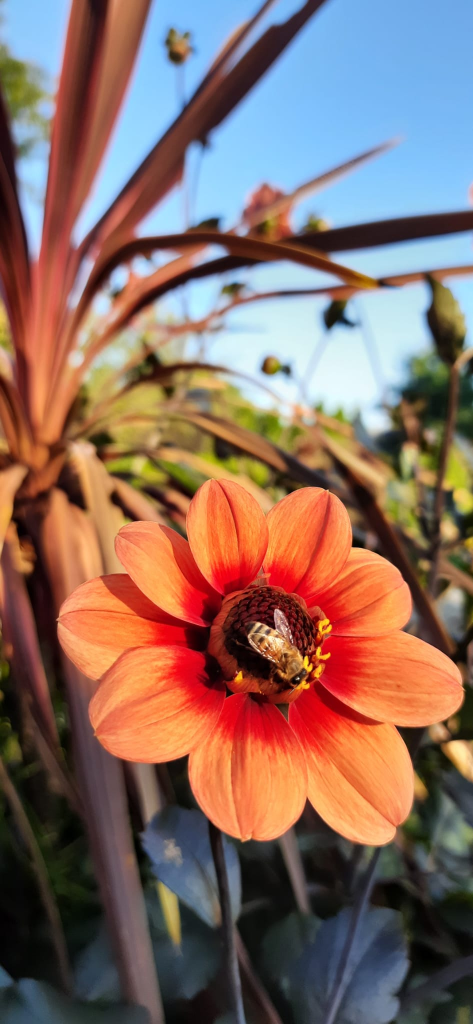
#> input picture semana1/flower.jpeg, 946 x 2048 px, found by its file name (shown at 1/2 size)
$ jupyter execute ELT578_P1.ipynb
#> lines starting #> are read from the running program, lines starting #| are printed output that depends on the picture; after the words box and inside, x2 and y2 are one past the last pixel; in counts of white or black regions, pixels touching at a corner belong together
<center>Universidade Federal de Viçosa</center>
<center>Coordenadoria de Educação Aberta e a Distância</center>
<center>Inteligência Artificial e Computacional</center>
<center>ELT578 - Análise de Imagens e Visão Computacional</center>
<center>TURMA 2023/1</center>

**<center>AULA PRÁTICA 1: Comandos Básicos para Análise de Imagens </center>**

[cell 1]
#Permissão para acessar o drive
from google.colab import drive
drive.mount('/content/drive')

[cell 2]
#Importando bibliotecas
import numpy as np
import cv2
from google.colab.patches import cv2_imshow

#Imagem colorida
img = cv2.imread('/content/drive/MyDrive/ELT578/SEMANA_1/flower.jpeg')
#> img is the input picture: shape (2048, 946, 3); mean B, G, R 99.4, 108.3, 135.3

cv2_imshow(img)

print ('Dimensoes da Imagem Flor (linhas, colunas e bandas) = ', img.shape)
#| Dimensoes da Imagem Flor (linhas, colunas e bandas) =  (2048, 946, 3)
print ('Tamanho (px) da Imagem Flor = ', img.size)
#| Tamanho (px) da Imagem Flor =  5812224
print ('Valores das bandas BGR na linha 100 e coluna 100 da Flor = ', img[99,99])
#| Valores das bandas BGR na linha 100 e coluna 100 da Flor =  [255 206 153]
print ('Valor da banda azul na linha 100 e coluna 100 da Flor = ', img[99,99,0])
#| Valor da banda azul na linha 100 e coluna 100 da Flor =  255

[cell 3]
img2 = cv2.imread('/content/drive/MyDrive/ELT578/SEMANA_1/flower.jpeg', cv2.IMREAD_GRAYSCALE)
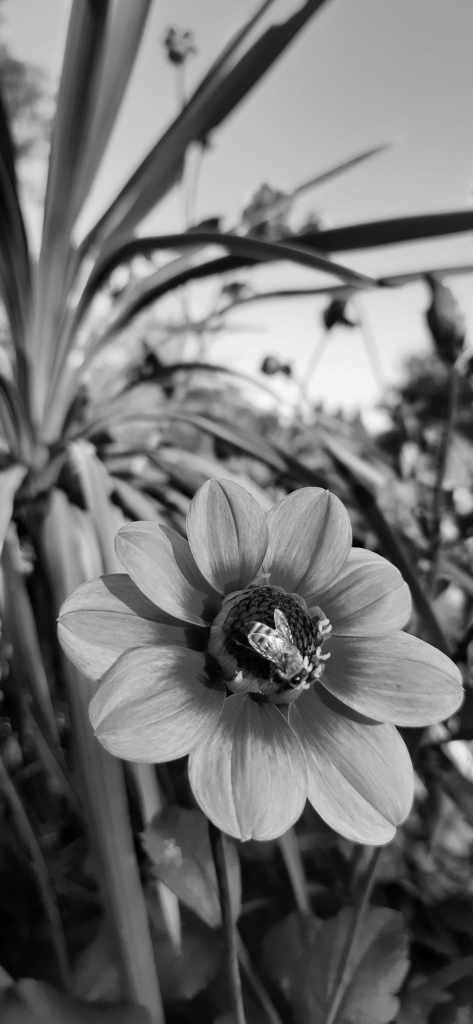
#> img2: shape (2048, 946) (shown at 1/2 size); min 0, max 255, mean 115.4
#cv2_imshow(img2)
print ('Dimensoes da Imagem Flor (linhas, colunas e bandas) = ', img2.shape)
#| Dimensoes da Imagem Flor (linhas, colunas e bandas) =  (2048, 946)
print ('Tamanho (px) da Imagem Flor = ', img2.size)
#| Tamanho (px) da Imagem Flor =  1937408
print ('Valores do px em tons de cinza linha 100 e coluna 100 da Flor = ', img2[99,99])
#| Valores do px em tons de cinza linha 100 e coluna 100 da Flor =  196

[cell 4]
#Visualizando imagens grandes
from matplotlib import pyplot as plt

plt.imshow(img)
plt.xticks([]), plt.yticks([]) # esconder os valors de Ox e Oy #esconder o eixo
plt.show()

#O OpenCV lê a imagem no sistema BGR, o Matplotlib trabalha no sistema RGB. Então, temos que converter a imagem no momento de visualizar dentro do Matplolib.

[cell 5]
#Visualizando imagens grandes
from matplotlib import pyplot as plt
plt.imshow(cv2.cvtColor(img, cv2.COLOR_BGR2RGB))
plt.xticks([]), plt.yticks([])
plt.show()

[cell 6]
#Visualizar as duas imagens ao mesmo tempo
titulos = ['Flor RGB', 'Flor Gray']
imagens = [img, img2]

#0,1 em uma lista
for i in list(range(2)): # i varia de 0 a 1
    plt.subplot (1,2,i+1), plt.imshow(cv2.cvtColor(imagens[i], cv2.COLOR_BGR2RGB))
    plt.title(titulos[i])
    plt.xticks([]), plt.yticks([])
plt.show()
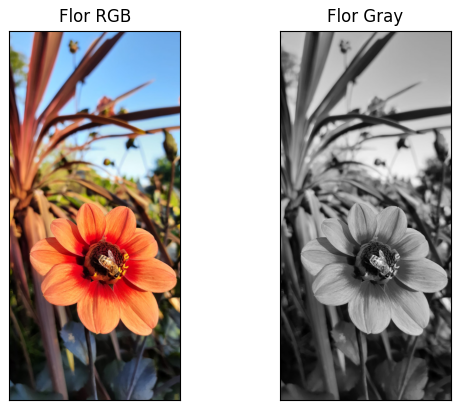
#> figure drawn by matplotlib, 2 panels

[cell 7]
#Salvando Flor Gray
cv2.imwrite('/content/drive/MyDrive/ELT578/SEMANA_1/flowerGray.jpeg', cv2.cvtColor(img, cv2.COLOR_BGR2GRAY))
#> Out = True

[cell 8]
img = cv2.imread('/content/drive/MyDrive/ELT578/SEMANA_1/Paralelas.bmp',0)
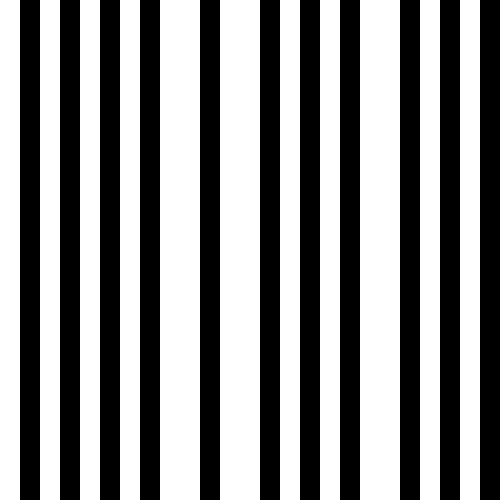
#> input picture semana1/Paralelas.bmp, 500 x 500 px, found by its file name
#> img: shape (500, 500); 56% white; 11 black regions, largest, box (x1, y1, x2, y2) and area: (20, 0, 40, 500) 10000, (60, 0, 80, 500) 10000, (100, 0, 120, 500) 10000

#Qual é o tamanho de armazenamento teórico da imagem?
#https://web.stanford.edu/class/cs101/bits-bytes.html

# Inicialmente, vamos determinar a profundidade do pixel da imagem
print(img.dtype)
#| uint8
print(img.shape)
#| (500, 500)
#Considerando que a imagem tem 2048 linhas e 946 colunas, temos:
npx=500*500

#Pela profundidade do pixel, temos que são necessários 8 bits para armazenar esse valor ou 1 byte,
#logo o número de bytes na imagem coincide com número de pixels, se a imagem possui apenas 1 banda (imagem em escala de cinza).
#Sabendo que 1kB = 1024 bytes, temos:


#Considerando que cada byte de armazenamento é equivalente a 8 bits e que a imagem "Flor" possuí 3 bandas, ou seja, 24bits.
#O tamanho de armazenamento digital em kilobytes (1024bytes) da imagem é dado por:
size=npx/(1024)
print('O tamanho teórico da imagem é %1.3f kB' %size)

import os
print('O tamanho real da imagem é de %1.3f kB' % (os.path.getsize('/content/drive/MyDrive/ELT578/SEMANA_1/Paralelas.bmp')/1024))

#A diferenca se explica porque arquivos bitmap possuem estruturas de tamanho fixo, cabecalho, que armazenam informacoes adicionais como formato do pixel, estruturas de alinhamento e outras informacoes

[cell 9]
from matplotlib import pyplot as plt
img = cv2.imread('/content/drive/MyDrive/ELT578/SEMANA_1/Fuji.bmp')
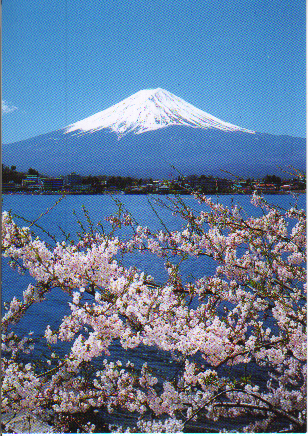
#> input picture semana1/Fuji.bmp, 308 x 436 px, found by its file name
#> img is the input picture: shape (436, 308, 3); mean B, G, R 153.6, 122.3, 98.4


#Qual é o tamanho de armazenamento teórico da imagem?

# Inicialmente, vamos determinar a profundidade do pixel da imagem
print(img.dtype)
#| uint8
print(img.shape)
#| (436, 308, 3)
#Considerando que a imagem tem 2048 linhas e 946 colunas, temos:
npx=436*308

#Pela profundidade do pixel, temos que são necessários 8 bits para armazenar esse valor ou 1 byte,
#logo o número de bytes na imagem coincide com número de pixels, se a imagem possui apenas 1 banda (imagem em escala de cinza).
#Sabendo que 1kB = 1024 bytes, temos:


#Considerando que cada byte de armazenamento é equivalente a 8 bits e que a imagem "Flor" possuí 3 bandas, ou seja, 24bits.
#O tamanho de armazenamento digital em kilobytes (1024bytes) da imagem é dado por:
size=npx*3/(1024)
print('O tamanho teórico da imagem é %1.3f kB' %size)

import os
print('O tamanho real da imagem é de %1.3f kB' % (os.path.getsize('/content/drive/MyDrive/ELT578/SEMANA_1/Fuji.bmp')/1024))

#O Truecolor de 24 bits utiliza 8 bits para representar cada uma das cores RGB. 2 elevado a 8 = 256 níveis que combinados geram 16 777 216 cores (256 × 256 × 256).

[cell 10]
#Salvando a imagem em formato JPEG com 3 diferentes níveis de qualidade
cv2.imwrite('/content/drive/MyDrive/ELT578/SEMANA_1/fuji25.jpeg', img, [int(cv2.IMWRITE_JPEG_QUALITY), 5])
cv2.imwrite('/content/drive/MyDrive/ELT578/SEMANA_1/fuji50.jpeg', img, [int(cv2.IMWRITE_JPEG_QUALITY), 50])
cv2.imwrite('/content/drive/MyDrive/ELT578/SEMANA_1/fuji75.jpeg', img, [int(cv2.IMWRITE_JPEG_QUALITY), 75])
cv2.imwrite('/content/drive/MyDrive/ELT578/SEMANA_1/fuji100.jpeg', img, [int(cv2.IMWRITE_JPEG_QUALITY), 100])


#Visualizar as 4 imagens ao mesmo tempo
img25 = cv2.imread('/content/drive/MyDrive/ELT578/SEMANA_1/fuji25.jpeg')
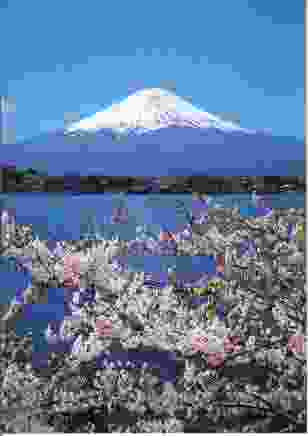
#> img25: shape (436, 308, 3); mean B, G, R 154.2, 122.6, 97.6
img50 = cv2.imread('/content/drive/MyDrive/ELT578/SEMANA_1/fuji50.jpeg')
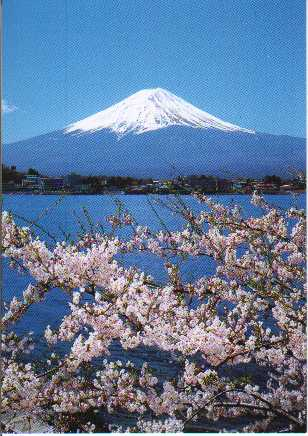
#> img50: shape (436, 308, 3); mean B, G, R 153.4, 122.2, 98.5
img75 = cv2.imread('/content/drive/MyDrive/ELT578/SEMANA_1/fuji75.jpeg')
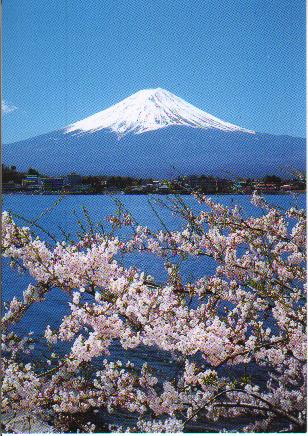
#> img75: shape (436, 308, 3); mean B, G, R 153.5, 122.2, 98.5
img100 = cv2.imread('/content/drive/MyDrive/ELT578/SEMANA_1/fuji100.jpeg')
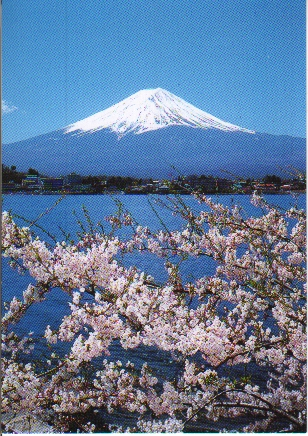
#> img100: shape (436, 308, 3); mean B, G, R 153.5, 122.3, 98.4

title = ['Fuji 25', 'Fuji 50', 'Fuji 75', 'Fuji 100']
imagens = [img25, img50, img75, img100]

for i in list(range(4)):
    plt.subplot (2,2,i+1), plt.imshow(cv2.cvtColor(imagens[i], cv2.COLOR_BGR2RGB))
    plt.title(title[i])
    plt.xticks([]), plt.yticks([])
plt.show()
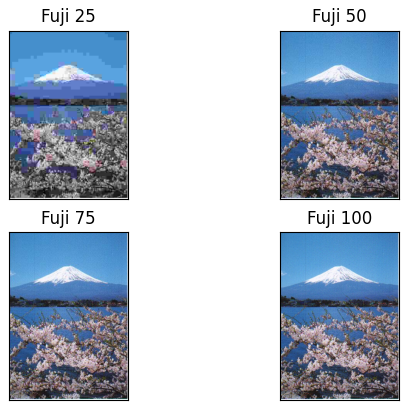
#> figure drawn by matplotlib, 4 panels

print(img25.shape)
#| (436, 308, 3)
print(img50.shape)
#| (436, 308, 3)
print(img75.shape)
#| (436, 308, 3)
print(img100.shape)
#| (436, 308, 3)

#As imagens foram salvas em quatro padrões de qualidade diferentes (25%, 50%, 75% e 100%), podemos observar que todas as imagens possuem a mesma resolução da imagem, bem como a mesma resolução de brilho (24 bits, dado que uma imagem RGB possuí 3 bandas).
#A mudança quantitativa é então observada a nível de tamanho de armazenamento (kBytes).
#Os formatos de imagem são padrões de codificação, compressão e definição que determinam o tipo de arquivo gráfico, como JPEG, PNG, BMP, GIF e TIFF.
#Muitas vezes, o formato escolhido é uma questão de equilíbrio entre a qualidade e o tamanho da imagem, de acordo com a aplicação desejada.
